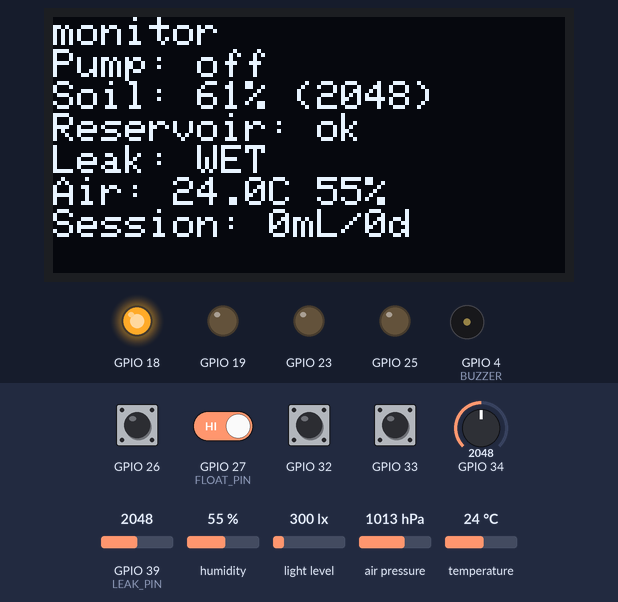
Recording of a program running on a simulated ESP32. Parts: 128×64 one-colour display, output pins drawn as LEDs (lit = HIGH), buzzer (waves = sounding, pin HIGH). The inputs (shaded band) are chosen by the test bench; at power-on: GPIO 26, GPIO 27 (FLOAT_PIN), GPIO 32, GPIO 33 HIGH, GPIO 34 = 2048, GPIO 39 (LEAK_PIN) = 2048, humidity 55 %, light level 300 lx, air pressure 1013 hPa, temperature 24 °C (analog values on the 0–4095 scale). WiFi joins after 1.5 s; servers stay silent unless stated; the local clock reads 2024-03-15 10:24:30 at power-on unless the program sets it; EEPROM starts erased; no MQTT or app messages arrive unless stated; not simulated (calls return 0 or success): secrets.h; what the program prints to the serial monitor is not drawn.

Above: at 3.2 s.
3.3 s: GPIO 26 pulled LOW for 0.15 s
At 4.1 s:
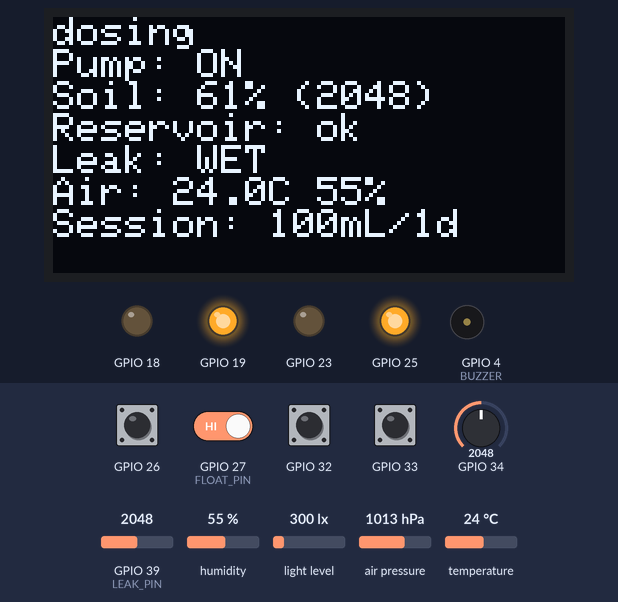
7.1 s: GPIO 34 set to 3166
At 8.27 s:
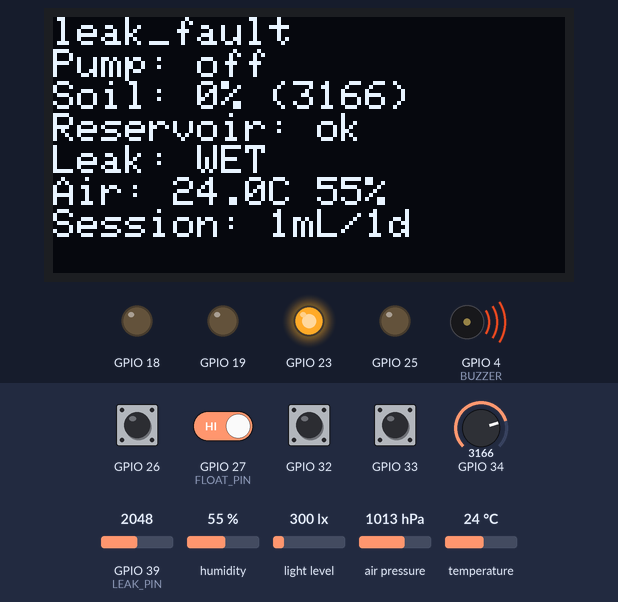
9.6 s: GPIO 34 set to 3260
At 10.67 s:
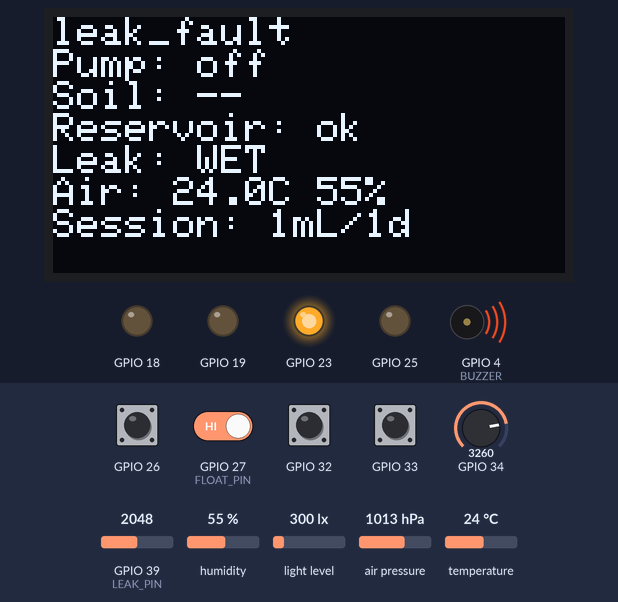
12.8 s: GPIO 39 (LEAK_PIN) set to 213
15.3 s: GPIO 39 (LEAK_PIN) set to 191
At 16.28 s:
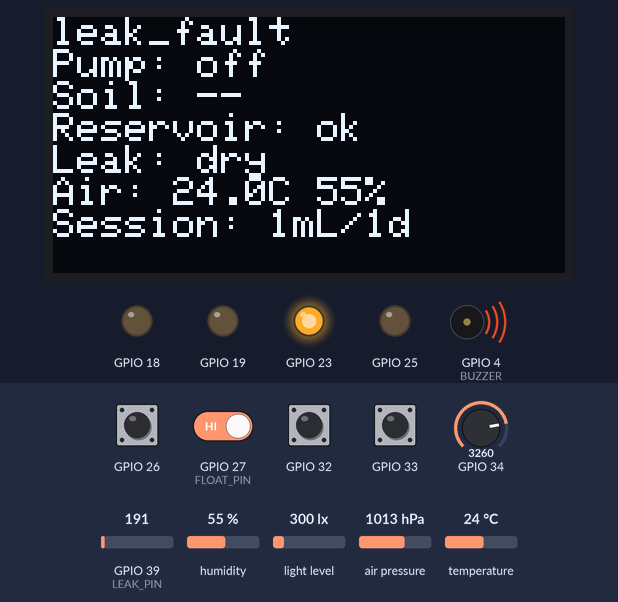
18.4 s: GPIO 32 pulled LOW for 0.15 s
At 19.7 s:
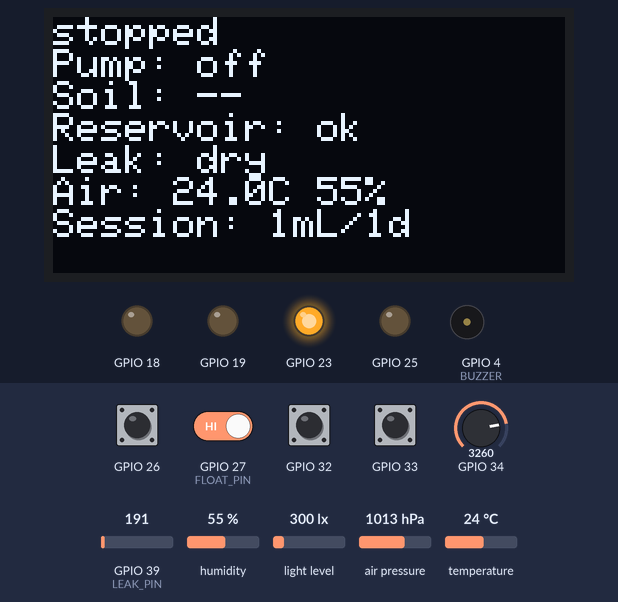
Timing chart, 0 to 21.1 s (numbered marks = the images above; inputs shaded):
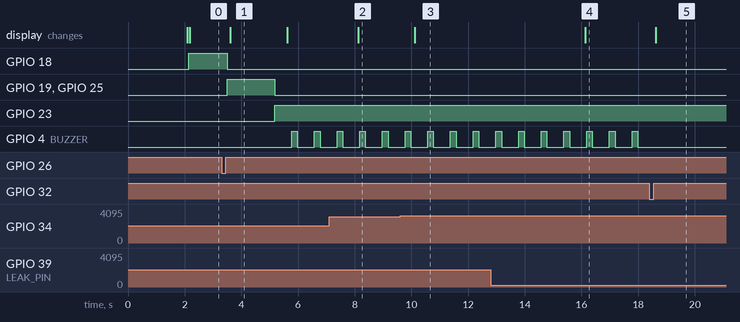

The program:

main.cpp
```cpp
// Plant Autonomy Testbed — Phase 2 integrated firmware
// Entry point: scheduler + heartbeat, WiFi, MQTT telemetry, sensor reads.
// Reads run at SENSOR_READ_INTERVAL_MS; telemetry publishes at the slower
// MQTT_PUBLISH_INTERVAL_MS to keep the database lean. See DL-040 P1, 3 & 5.

#include <Arduino.h>

#include "config.h"
#include "net_wifi.h"
#include "net_mqtt.h"
#include "bme280.h"
#include "light_sensor.h"
#include "soil.h"
#include "float_switch.h"
#include "leak.h"
#include "fsm.h"
#include "pump.h"
#include "oled.h"

// Per-task "next due" timestamps. One per scheduled task.
static unsigned long heartbeat_next_ms      = 0;
static unsigned long oled_next_ms           = 0;
static unsigned long sensor_read_next_ms    = 0;
static unsigned long sensor_publish_next_ms = 0;

static unsigned long heartbeat_count = 0;

// Most recent reading, cached at the read cadence and published at the
// (slower) telemetry cadence. valid=false until the first good read.
static Bme280Reading last_air{NAN, NAN, NAN, false};
static Bh1750Reading last_light{NAN, false};
static SoilReading   last_soil{0, NAN, false};
static FloatReading  last_float{false, false};
static LeakReading   last_leak{0, false, false, false};

void setup() {
    Serial.begin(115200);
    delay(500);  // Boot-time only; principle 1 forbids delay() in the main loop.

    Serial.println();
    Serial.println("=================================================");
    Serial.println("Plant Autonomy Testbed - Phase 2 firmware");
    Serial.println("Build: WiFi + MQTT + sensors BME280/BH1750/soil/float/leak (DL-040)");
    Serial.println("=================================================");
    Serial.println();

    wifi_begin();     // bounded blocking connect at boot, then non-fatal
    mqtt_begin();     // configure broker; connects once WiFi is up (in loop)
    bme280_begin();   // I2C bus + air sensor init
    bh1750_begin();   // light sensor on the same bus
    soil_begin();     // capacitive soil moisture (analog)
    float_switch_begin();  // reservoir float (digital)
    leak_begin();          // leak detection (analog)
    fsm_begin();           // state machine: LEDs, buttons, stubbed pump, buzzer
    oled_begin();          // status display (shared I2C bus; non-fatal if absent)
}

void loop() {
    const unsigned long now_ms = millis();

    // Audit #1 (DL-174): the hard pump-off ceiling runs FIRST, before any network
    // call, so a blocking MQTT/WiFi reconnect can never delay cutting a runaway pump.
    fsm_safety_tick();

    wifi_tick();  // non-blocking: services WiFi reconnects on its cadence
    mqtt_tick();  // non-blocking: connects/reconnects + pumps the client

    // State machine runs every loop for responsive buttons/LEDs, using the
    // latest cached sensor readings (updated by the sensor-read task below).
    fsm_tick(last_soil, last_float, last_leak);

    // Sensor-read task: sample and cache. Prints for bench visibility.
    if (now_ms >= sensor_read_next_ms) {
        last_air = bme280_read();
        if (last_air.valid) {
            Serial.print("BME280: ");
            Serial.print(last_air.temperature_c, 1); Serial.print(" C, ");
            Serial.print(last_air.humidity_pct, 1);  Serial.print(" %RH, ");
            Serial.print(last_air.pressure_hpa, 1);  Serial.println(" hPa");
        } else {
            Serial.println("BME280: invalid reading (sensor fault or out of bounds)");
        }

        last_light = bh1750_read();
        if (last_light.valid) {
            Serial.print("BH1750: ");
            Serial.print(last_light.lux, 1); Serial.println(" lux");
        } else {
            Serial.println("BH1750: invalid reading (sensor fault or out of bounds)");
        }

        last_soil = soil_read();
        if (last_soil.valid) {
            Serial.print("Soil: raw ");
            Serial.print(last_soil.raw);
            Serial.print(", ");
            Serial.print(last_soil.moisture_pct, 1); Serial.println(" %");
        } else {
            Serial.println("Soil: invalid reading (probe disconnected?)");
        }

        last_float = float_switch_read();
        Serial.print("Float: reservoir ");
        Serial.println(last_float.reservoir_empty ? "EMPTY" : "ok");

        last_leak = leak_read();
        Serial.print("Leak: raw ");
        Serial.print(last_leak.raw);
        Serial.println(last_leak.detected ? "  LEAK DETECTED" : "  (dry)");

        sensor_read_next_ms = now_ms + SENSOR_READ_INTERVAL_MS;
    }

    // Telemetry-publish task: publish the latest valid reading. Withholds
    // invalid readings entirely rather than sending garbage (Principle 3/5).
    if (now_ms >= sensor_publish_next_ms) {
        if (last_air.valid) {
            mqtt_publish_bme280(last_air.temperature_c,
                                last_air.humidity_pct,
                                last_air.pressure_hpa);
        }
        if (last_light.valid) {
            mqtt_publish_bh1750(last_light.lux);
        }
        if (last_soil.valid) {
            mqtt_publish_soil(last_soil.raw, last_soil.moisture_pct);
        }
        if (last_float.valid) {
            mqtt_publish_float(last_float.reservoir_empty);
        }
        if (last_leak.valid) {
            mqtt_publish_leak(last_leak.raw, last_leak.detected);
        }
        sensor_publish_next_ms = now_ms + MQTT_PUBLISH_INTERVAL_MS;
    }

    // OLED status display task: shows current state + readings.
    if (now_ms >= oled_next_ms) {
        oled_render(fsm_state_name(), last_air, last_soil, last_float, last_leak,
                    pump_is_on(), fsm_session_ml(), fsm_dose_count());
        oled_next_ms = now_ms + OLED_REFRESH_MS;
    }

    // Heartbeat task: presence + liveness.
    if (now_ms >= heartbeat_next_ms) {
        heartbeat_count++;
        Serial.print("heartbeat #");
        Serial.print(heartbeat_count);
        Serial.print(" @ ");
        Serial.print(now_ms);
        Serial.println(" ms");

        mqtt_publish_status(heartbeat_count);  // no-op if not connected

        heartbeat_next_ms = now_ms + HEARTBEAT_INTERVAL_MS;
    }

    // Loop returns immediately. No delay().
}
```

bme280.cpp
```cpp
#include "bme280.h"

#include <Arduino.h>
#include <Wire.h>
#include <Adafruit_BME280.h>

#include "config.h"

static Adafruit_BME280 bme;
static bool bme_ready = false;

// Print every responding device on the I2C bus. Used as a diagnostic when the
// BME280 is not found, to distinguish "wrong address" from "dead bus/wiring".
static void i2c_scan() {
    uint8_t count = 0;
    for (uint8_t addr = 1; addr < 127; addr++) {
        Wire.beginTransmission(addr);
        if (Wire.endTransmission() == 0) {
            Serial.print("  I2C device at 0x");
            if (addr < 16) Serial.print("0");
            Serial.println(addr, HEX);
            count++;
        }
    }
    if (count == 0) {
        Serial.println("  no I2C devices found - check SDA/SCL wiring and 3V3 power.");
    }
}

void bme280_begin() {
    Wire.begin(I2C_SDA, I2C_SCL);

    // DL-015/DL-019 validated the sensor; try primary then alternate (auto-detect).
    if (bme.begin(BME280_ADDR)) {
        bme_ready = true;
        Serial.println("BME280: initialized at 0x76.");
    } else if (bme.begin(BME280_ADDR_ALT)) {
        bme_ready = true;
        Serial.println("BME280: initialized at 0x77.");
    } else {
        bme_ready = false;
        Serial.println("BME280: NOT found at 0x76 or 0x77. Scanning I2C bus...");
        i2c_scan();
    }
}

Bme280Reading bme280_read() {
    Bme280Reading r{NAN, NAN, NAN, false};

    if (!bme_ready) {
        return r;  // never initialized; reading is invalid
    }

    const float t = bme.readTemperature();         // degC
    const float h = bme.readHumidity();            // %RH
    const float p = bme.readPressure() / 100.0f;   // Pa -> hPa

    // Plausibility bounds from DL-015. Out-of-range => sensor fault, not data.
    const bool plausible =
        t >= BME280_TEMP_MIN_C   && t <= BME280_TEMP_MAX_C  &&
        h >= BME280_HUM_MIN_PCT  && h <= BME280_HUM_MAX_PCT &&
        p >= BME280_PRES_MIN_HPA && p <= BME280_PRES_MAX_HPA;

    r.temperature_c = t;
    r.humidity_pct  = h;
    r.pressure_hpa  = p;
    r.valid         = plausible;
    return r;
}
```

bme280.h
```cpp
#pragma once
// BME280 air sensor (temperature, humidity, pressure) on the shared I2C bus.
// Per DL-040 Principle 3, read() returns a struct with a validity flag;
// downstream code must check `valid` before using the values. Validated in
// DL-015 (re-validated on the integrated bench in DL-019); plausibility bounds
// (in config.h) reused from that bench test.

struct Bme280Reading {
    float temperature_c;
    float humidity_pct;
    float pressure_hpa;
    bool  valid;
};

// Initialize the I2C bus and the sensor. Call once from setup().
void bme280_begin();

// Take one reading. Check `.valid` before trusting the numeric fields: it is
// false if the sensor failed to init or a value fell outside plausible bounds.
Bme280Reading bme280_read();
```

buzzer.cpp
```cpp
#include "buzzer.h"

#include <Arduino.h>

#include "config.h"

static bool          sounding   = false;
static unsigned long last_ms    = 0;

void buzzer_begin() {
    pinMode(BUZZER, OUTPUT);
    digitalWrite(BUZZER, LOW);
    sounding = false;
    last_ms = 0;
}

void buzzer_update(bool alarm, unsigned long now) {
    if (!alarm) {
        if (sounding) {
            digitalWrite(BUZZER, LOW);
            sounding = false;
        }
        last_ms = now;
        return;
    }
    // Alarm active: intermittent beep (BUZZER_ON_MS on, BUZZER_OFF_MS off).
    const unsigned long interval = sounding ? BUZZER_ON_MS : BUZZER_OFF_MS;
    if (now - last_ms >= interval) {
        sounding = !sounding;
        digitalWrite(BUZZER, sounding ? HIGH : LOW);
        last_ms = now;
    }
}
```

buzzer.h
```cpp
#pragma once
// Active buzzer (GPIO4 via NPN driver). digitalWrite HIGH = sound (no PWM).
// Used as the audible alarm for the critical autonomous fault (leak_fault).
// Validated in Phase 1 sketch 09-buzzer. See DL-047.

// Configure the pin (output, silent). Call once from setup().
void buzzer_begin();

// Drive the alarm. Call every tick: when `alarm` is true the buzzer beeps
// intermittently; when false it is silent. Non-blocking.
void buzzer_update(bool alarm, unsigned long now);
```

float_switch.cpp
```cpp
#include "float_switch.h"

#include <Arduino.h>

#include "config.h"

void float_switch_begin() {
    pinMode(FLOAT_PIN, INPUT_PULLUP);
}

FloatReading float_switch_read() {
    const bool closed = (digitalRead(FLOAT_PIN) == LOW);  // CLOSED pulls to GND
    const bool empty  = FLOAT_EMPTY_WHEN_CLOSED ? closed : !closed;
    return FloatReading{empty, true};
}
```

float_switch.h
```cpp
#pragma once
// Float switch — reservoir level (digital, GPIO27, INPUT_PULLUP).
// Per DL-040 Principle 3, read() returns a struct with a validity flag.
// Named float_switch (not float) to avoid colliding with <float.h>.
//
// Electrical: INPUT_PULLUP => HIGH when the switch is OPEN, LOW when CLOSED.
// Which physical level (empty vs full) maps to CLOSED depends on the switch
// orientation, so FLOAT_EMPTY_WHEN_CLOSED in config.h makes it flippable.
// Verify physically by lifting/dropping the float (see DL for this sensor).

struct FloatReading {
    bool reservoir_empty;  // true if the reservoir reads empty
    bool valid;            // digital read; always valid once begun
};

// Configure the pin (INPUT_PULLUP). Call once from setup().
void float_switch_begin();

// Read the switch and interpret it as empty/not-empty.
FloatReading float_switch_read();
```

fsm.h
```cpp
#pragma once
// Watering state machine (DL-046; rebuilt for bottom-watering in the P1-8 port, DL-147).
// Consumes the soil, float, and leak readings and decides the system state, driving the
// status LEDs, the pump, and publishing state to plant/state/wrover.
//
// States: monitor, dosing, settle, grace, reservoir_empty, recovery_hold, sensor_fault,
// leak_fault, stopped, maintenance. Safety (leak, disconnect, stop button, the hard
// pump-on ceiling) is evaluated first every tick and overrides all states; faults latch
// until ACK. Reservoir-empty and recovery_hold are recoverable blocks. Maintenance is an
// intentional, NVS-persisted watering pause (boot-default ON, DL-128) toggled by a
// long-press of the MANUAL button (DL-089) or remotely (DL-182). The dose->settle->
// evaluate volume-dosing loop is the DL-142 design; see DL-147 for the port and the
// fail-safes it carries.

#include "soil.h"
#include "float_switch.h"
#include "leak.h"

// Initialize LEDs, buttons, and the pump. Call once from setup().
void fsm_begin();

// Advance the state machine one step. Call every loop() iteration with the
// latest cached sensor readings. Non-blocking.
void fsm_safety_tick();   // audit #1 (DL-174): network-independent hard pump-off; call FIRST in loop()
void fsm_tick(const SoilReading& soil, const FloatReading& flt, const LeakReading& leak);

// Request an intentional maintenance pause on/off from outside the FSM (e.g.
// a remote MQTT command). Idempotent and safe: the request is consumed on the
// next fsm_tick() through the same safety-ordered path as the MANUAL long-press
// (faults still override; entering pauses the pump).
void fsm_request_maintenance(bool on);
void fsm_request_abort();   // remote abort (DL-169): stop the current session; STOP-button equivalent
void fsm_request_start();   // remote start (DL-182): begin a session; respects maintenance (ignored if paused)

// Accessors for the display layer.
const char* fsm_state_name();
int fsm_session_ml();   // mL delivered in the current/last session (for the OLED)
int fsm_dose_count();   // doses in the current/last session
```

leak.cpp
```cpp
#include "leak.h"

#include <Arduino.h>

#include "config.h"

void leak_begin() {
    analogReadResolution(12);                       // 0..4095
    analogSetPinAttenuation(LEAK_PIN, ADC_11db);
}

LeakReading leak_read() {
    uint32_t sum = 0;
    for (uint8_t i = 0; i < LEAK_SAMPLES; i++) {
        sum += analogRead(LEAK_PIN);
    }
    const uint16_t raw = static_cast<uint16_t>(sum / LEAK_SAMPLES);

    LeakReading r;
    r.raw = raw;
    // P0-5 (DL-140): near full-scale = pull-up on an open pin = disconnected (can't be
    // real water; DL-026 caps a submerged reading near ~2067). Below that, >=THRESHOLD = leak.
    r.disconnected = (raw >= LEAK_DISCONNECT_RAW);
    r.detected     = (!r.disconnected && raw >= LEAK_THRESHOLD);
    r.valid        = true;
    return r;
}
```

leak.h
```cpp
#pragma once
// Leak / water-detection sensor (analog, GPIO39 / ADC1).
// Per DL-040 Principle 3, read() returns a struct with a validity flag.
// Characterized in DL-026. Polarity: HIGHER raw count = MORE water on the
// pads (opposite of the soil sensor). `detected` is raw >= LEAK_THRESHOLD.

#include <stdint.h>

struct LeakReading {
    uint16_t raw;          // averaged ADC count (higher = wetter)
    bool     detected;     // LEAK_THRESHOLD <= raw < LEAK_DISCONNECT_RAW
    bool     disconnected; // raw >= LEAK_DISCONNECT_RAW: sensor unplugged / wire cut (P0-5, DL-140)
    bool     valid;        // analog read; always valid once begun
};

// Configure the ADC pin. Call once from setup().
void leak_begin();

// Take one averaged reading and apply the leak threshold.
LeakReading leak_read();
```

light_sensor.cpp
```cpp
#include "light_sensor.h"

#include <Arduino.h>
#include <Wire.h>
#include <BH1750.h>

#include "config.h"

static BH1750 light_meter;
static bool   bh_ready = false;

void bh1750_begin() {
    Wire.begin(I2C_SDA, I2C_SCL);  // idempotent; safe if already begun
    bh_ready = light_meter.begin(BH1750::CONTINUOUS_HIGH_RES_MODE, BH1750_ADDR);
    if (bh_ready) {
        Serial.println("BH1750: initialized.");
    } else {
        Serial.println("BH1750: NOT found - check wiring/address (0x23).");
    }
}

Bh1750Reading bh1750_read() {
    Bh1750Reading r{NAN, false};

    if (!bh_ready) {
        return r;  // never initialized; reading is invalid
    }

    const float lux = light_meter.readLightLevel();

    // Plausibility bounds from DL-021. readLightLevel() returns a negative
    // value on a read/measurement error, which falls outside [MIN,MAX].
    r.lux   = lux;
    r.valid = (lux >= BH1750_LUX_MIN && lux <= BH1750_LUX_MAX);
    return r;
}
```

light_sensor.h
```cpp
#pragma once
// BH1750 ambient light sensor (lux) on the shared I2C bus.
// Per DL-040 Principle 3, read() returns a struct with a validity flag;
// downstream code must check `valid` before using the value. Validated in
// DL-021; plausibility bounds (in config.h) reused from that bench test.

struct Bh1750Reading {
    float lux;
    bool  valid;
};

// Initialize the sensor on the shared I2C bus. Call once from setup(), after
// the bus is up (bme280_begin already calls Wire.begin; this is idempotent).
void bh1750_begin();

// Take one reading. Check `.valid` before trusting `lux`: it is false if the
// sensor failed to init or the value fell outside plausible bounds.
Bh1750Reading bh1750_read();
```

net_wifi.h
```cpp
#pragma once
// WiFi connection management for the Plant Autonomy Testbed.
// Non-blocking by design (DL-040 Principles 1 & 5): a bounded blocking connect
// at boot, then periodic non-blocking reconnect attempts from the main loop.
// WiFi loss is non-fatal — the control loop and watering continue regardless.
//
// Named net_wifi (not wifi) to avoid colliding with the framework's <WiFi.h>
// on case-insensitive filesystems.

// Bring up WiFi. Reads credentials from secrets.h. Blocks up to
// WIFI_CONNECT_TIMEOUT_MS waiting for an initial connection at boot, then
// returns regardless of outcome. Call once from setup().
void wifi_begin();

// Service the connection. Call every loop() iteration. On a fixed cadence
// (WIFI_RECONNECT_INTERVAL_MS) it checks the link and, if down, kicks off a
// non-blocking reconnect. Returns immediately — never stalls the loop.
void wifi_tick();

// True if currently associated with an access point. Cheap to call.
bool wifi_connected();
```

Source omitted: fsm.cpp (26173 bytes), net_mqtt.cpp (6901 bytes), net_mqtt.h (2348 bytes), net_wifi.cpp (1703 bytes), oled.cpp (2493 bytes), oled.h (718 bytes), pump.cpp (702 bytes), pump.h (334 bytes), soil.cpp (1343 bytes), soil.h (949 bytes), water_logic.h (4260 bytes), config.h (11395 bytes)

Measured:
- the behaviour switches between 3200 and 3201 on GPIO 34 (found by bisection; images 2 and 3)
- the behaviour switches between 200 and 199 on GPIO 39 (LEAK_PIN) (found by bisection; images 3 and 4)
- after the input at 3.3 s, GPIO 18: HIGH → LOW after 0.21 s instead of 1.9 s; GPIO 19, GPIO 25: LOW → HIGH after 0.21 s, → LOW 1.7 s later; the display: changes after 0.31 s (image 1)
- after the input at 7.1 s, the display: changes after 1.0 s (image 2)
- after the input at 9.6 s, the display: changes after 0.52 s (image 3)
- after the input at 15.3 s, the display: changes after 0.83 s (image 4)
- after the input at 18.4 s, GPIO 4 (BUZZER): stops changing and stays LOW; the display: changes after 0.23 s (image 5)
- by itself, GPIO 4 (BUZZER): alternates HIGH for 0.20 s and LOW for 0.60 s
